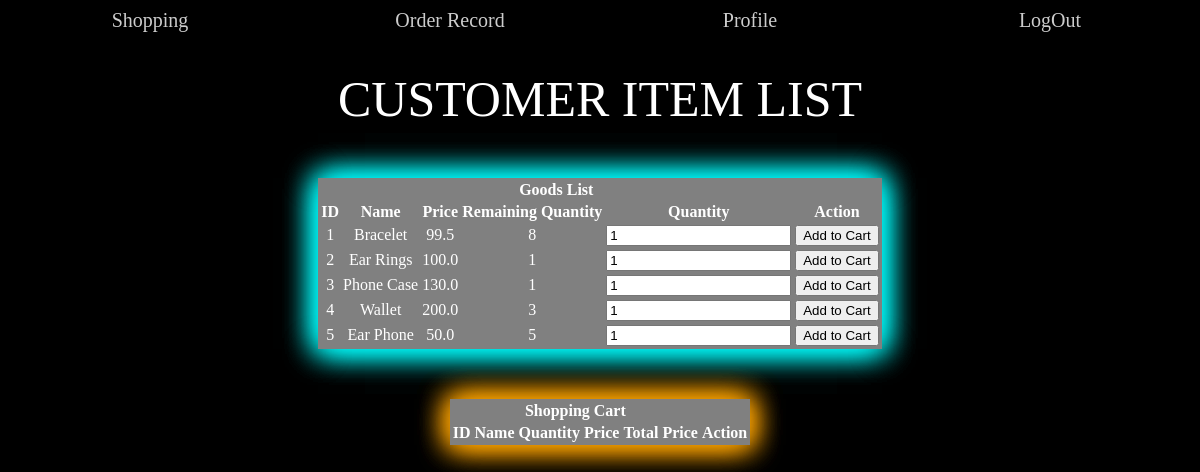
/customer/customerItemList.php (signed in), run on the app's committed database.
### tables this page shows
CREATE TABLE `Goods` (
  `goodsID` int(10) PRIMARY KEY AUTO_INCREMENT,
  `showcaseID` int(10) NOT NULL,
  `goodsName` varchar(255) NOT NULL,
  `stockPrice` decimal(10,1) NOT NULL,
  `remainingStock` int(7) NOT NULL DEFAULT 0,
  `status` int(1) NOT NULL COMMENT 'The goods should include 2 stock status:  \n1. “Available”: Show only the available goods.  \n2. “Unavailable”: The goods has been discontinued or not already for sell.  ',
  FOREIGN KEY (`showcaseID`) REFERENCES `Showcase` (`showcaseID`)
);

### customer/customerItemList.php (the view, shortened to what this page needs)
<!DOCTYPE html>
<html lang="en">
<head>
    <link rel="stylesheet" href="../src/style/Main.css">
    <link rel="stylesheet" href="../src/style/customerItemList.css">
    <?php
    include "../src/php/conn.php";
    ?>
</head>
<body>
<form class="box">
    <ul id="menu">
        <li><a href="customerItemList.php">Shopping</a></li>
        <li><a href="customerOrderRecord.php">Order Record</a></li>
        <li><a href="customerAccountInfo.php">Profile</a></li>
        <li><a href="../src/php/logout.php">LogOut</a></li>
    </ul>
    <br>
    <br>
    <h1 id="registerHeader">Customer Item List</h1>
    <table id="goods">
        <tr>
           <th colspan="5">Goods List</th>
        </tr>
        <tr>
            <th>ID</th>
            <th>Name</th>
            <th>Price</th>
            <th>Remaining Quantity</th>
            <th>Quantity</th>
            <th>Action</th>
        </tr>
    <?php
    $sql = "SELECT * FROM goods";
    $rs = mysqli_query($conn, $sql);
    if(mysqli_num_rows($rs) > 0)
    {
        while($rc = mysqli_fetch_array($rs))
        {
            if($rc['remainingStock']>0){
            ?>
</form>
                <form method="post" action="customerItemList.php?action=add&id=<?php echo $rc["goodsID"]; ?>">
                    <tr>
                        <td><?php echo $rc["goodsID"]; ?></td>
                        <td><?php echo $rc["goodsName"]; ?></td>
                        <td><?php echo $rc["stockPrice"]; ?></td>
                        <td><?php echo $rc["remainingStock"]; ?></td>
                        <td><input type="number" name="quantity" value="1" max="<?php echo $rc['remainingStock'];?>" /></td>
                        <td><input type="submit" name="addToCart" value="Add to Cart" /></td>
                    </tr>
                </form>
            <?php
            }
        }
    }
    ?>
<table id="cart">
    <tr>
        <th colspan="5">Shopping Cart</th>
    </tr>
    <tr>
        <th>ID</th>
        <th>Name</th>
        <th>Quantity</th>
        <th>Price</th>
        <th>Total Price</th>
        <th>Action</th>
    </tr>
</table>
</body>
</html>

### src/style/Main.css (style rules this page uses)
#menu { margin: 0px; padding: 0px; list-style: none; }
#menu li { float: left; width: 25%; height: 40px; background-color: black; opacity: .8; line-height: 40px; text-align: center; font-size: 20px; list-style: none; }
#menu li a { text-decoration: none; color:white; display: block; border-radius: 10px; }

### src/style/customerItemList.css (style rules this page uses)
body { background: black; }
.box { width: 100%; height: 100%; position: absolute; top: 50%; left: 50%; transform: translate(-50%, -50%); background: black; text-align: center; }
.box h1 { color: white; text-transform: uppercase; font-weight: 500; font-size: 50px; }
.box table[id="goods"] { color: white; border: 0px solid white; background: grey; margin-left: auto; margin-right: auto; margin-top: 50px; margin-bottom: 50px; box-shadow: 0 0 30px aqua, 0 0 30px aqua, 0 0 30px aqua; }
.box table[id="cart"] { color: white; border: 0px solid white; background: grey; margin-left: auto; margin-right: auto; margin-top: 50px; margin-bottom: 50px; box-shadow: 0 0 30px Orange, 0 0 30px Orange, 0 0 30px Orange; }

### data on the page
goods: goodsID "1", goodsName "Bracelet", stockPrice "99.5", remainingStock "8"
goods: goodsID "2", goodsName "Ear Rings", stockPrice "100.0", remainingStock "1", quantity "1"
goods: goodsID "3", goodsName "Phone Case", stockPrice "130.0", remainingStock "1", quantity "1"
goods: goodsID "4", goodsName "Wallet", stockPrice "200.0", remainingStock "3"
goods: goodsID "5", goodsName "Ear Phone", stockPrice "50.0", remainingStock "5"
